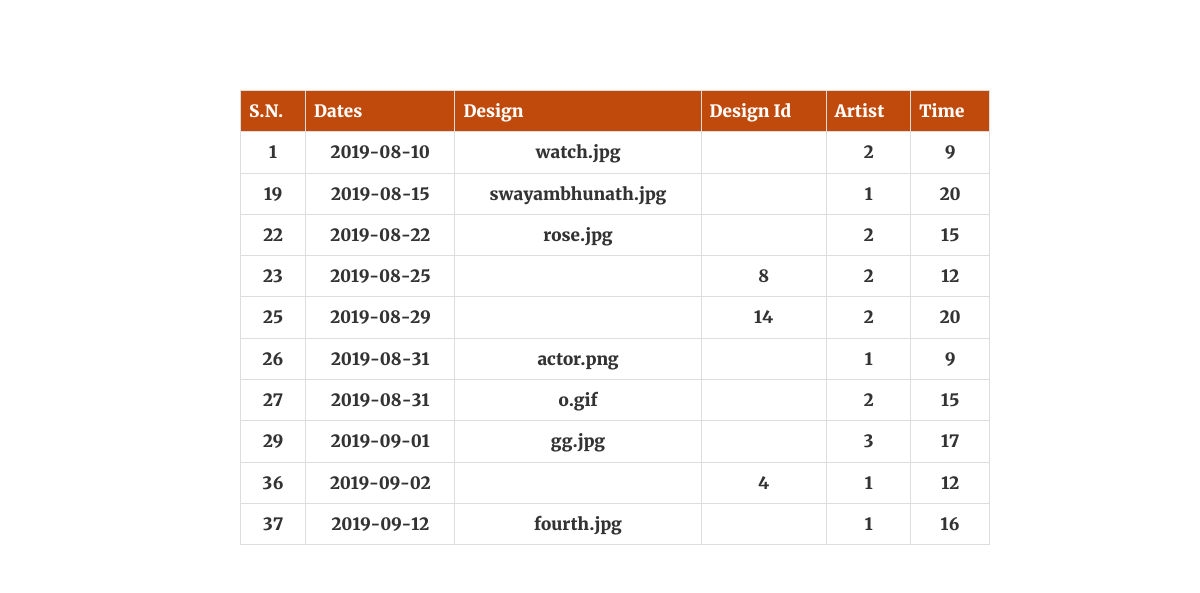
/alltable.php (signed in), run on the app's committed database.
### tables this page shows
CREATE TABLE `books` (
  `b_id` int(11) NOT NULL,
  `b_date` date NOT NULL,
  `b_design` varchar(500) NOT NULL,
  `b_time` int(10) DEFAULT NULL,
  `c_id` int(11) DEFAULT NULL,
  `d_id` int(11) DEFAULT NULL,
  `e_id` int(11) DEFAULT NULL
);

### alltable.php (the view, shortened to what this page needs)
<!DOCTYPE html>
<html>
<head>
  <link rel="stylesheet" type="text/css" href="css/homecss.css">
  <link rel="stylesheet" href="https://maxcdn.bootstrapcdn.com/bootstrap/3.4.0/css/bootstrap.min.css">
  </head>
  <body>
  	<div id="container">
  <?php
    $con=mysqli_connect("localhost","root","","tattoo_heritage");
    if(isset($_SESSION['user'])){
       $sql="SELECT * FROM books";
    }
      $result1=mysqli_query($con,$sql);
echo " <div class=\"new\">";
echo " <div class=\"container\">\n";
echo "  <div class=\"row\">\n";
echo "    <div class=\"col-lg-2\"></div>\n";
echo "    <div class=\"col-lg-8\">\n";
echo "      <div class=\"text-center mt-5\">\n";
echo "      <table class=\"table table-hover table-bordered\" >\n";
echo "      <tr>\n";
echo "        <th>S.N.</th>\n";
echo "        <th>Dates</th>\n";
echo "        <th>Design</th>\n";
echo "        <th>Design Id</th>\n";
echo "        <th>Artist</th>\n";
echo "        <th>Time</th>\n";
echo "      </tr>\n";
     if(mysqli_num_rows($result1)!=0){
        while($row=mysqli_fetch_assoc($result1)){
          echo "      <tr>\n";
          echo "      <td> ". $row["b_id"]. "</td>\n";
          echo "      <td> ". $row["b_date"]. "</td>\n";
          echo "      <td> ". $row["b_design"]. "</td>\n";
          echo "      <td> ". $row["d_id"]. "</td>\n";
          echo "      <td> ". $row["e_id"]. "</td>\n";
          echo "      <td> ". $row["b_time"]. "</td>\n";
          echo "      </tr>\n";
        }
      }
       else
        echo "".mysqli_error($con);
    echo "</table>\n";
    echo "</div>";
    echo "</div>";
    echo "</div>";
    echo "</div>";
    echo "</div>";
    ?>
</div>
</body>
</html>

### css/homecss.css (style rules this page uses)
* { margin: 0; padding: 0; font-family: Merriweather; }
div { font-size: 17px; }
.container { margin-top: 70px; }
th { background-color: #bf4a0b; color: white; }

### alltable.php (style rules this page uses)
.new { float: right; margin-top: 20px; }

### data on the page
books: b_id "1", b_date "2019-08-10", b_design "watch.jpg", e "2", b_time "9"
books: b_id "19", b_date "2019-08-15", b_design "swayambhunath.jpg", e "1", b_time "20"
books: b_id "22", b_date "2019-08-22", b_design "rose.jpg", e "2", b_time "15"
books: b_id "23", b_date "2019-08-25", d "8", e "2", b_time "12"
books: b_id "25", b_date "2019-08-29", d "14", e "2", b_time "20"
books: b_id "26", b_date "2019-08-31", b_design "actor.png", e "1", b_time "9"
books: b_id "27", b_date "2019-08-31", b_design "o.gif", e "2", b_time "15"
books: b_id "29", b_date "2019-09-01", b_design "gg.jpg", e "3", b_time "17"
books: b_id "36", b_date "2019-09-02", d "4", e "1", b_time "12"
books: b_id "37", b_date "2019-09-12", b_design "fourth.jpg", e "1", b_time "16"
